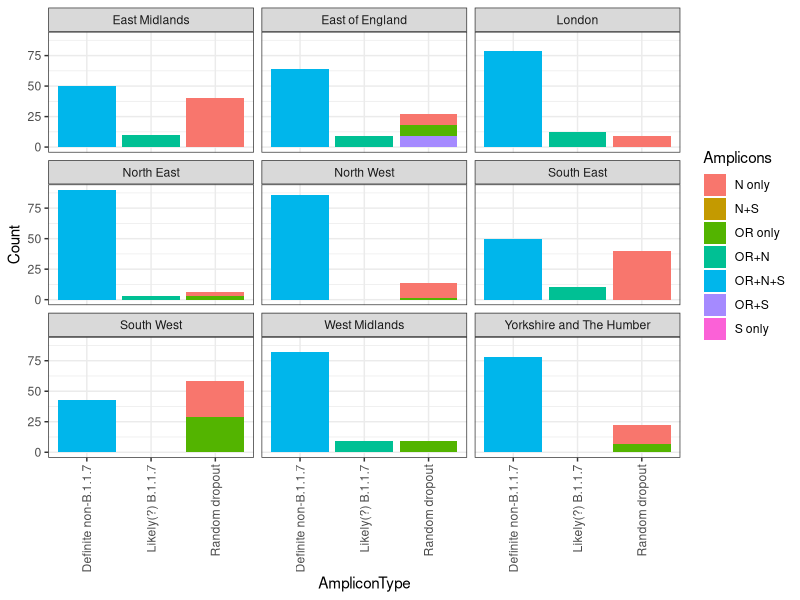
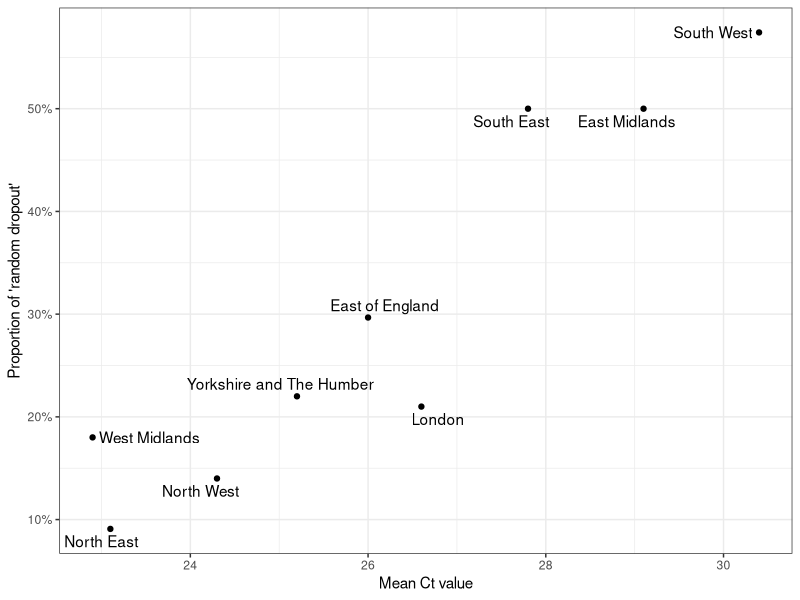
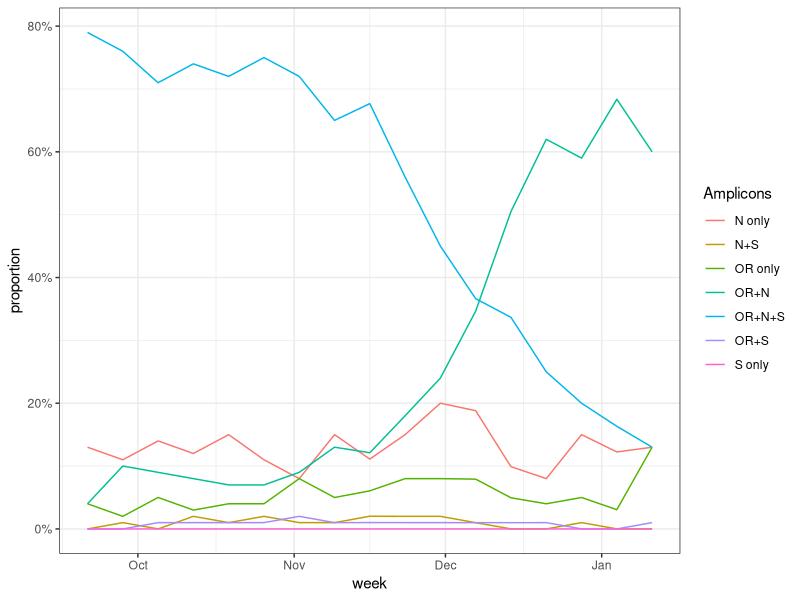
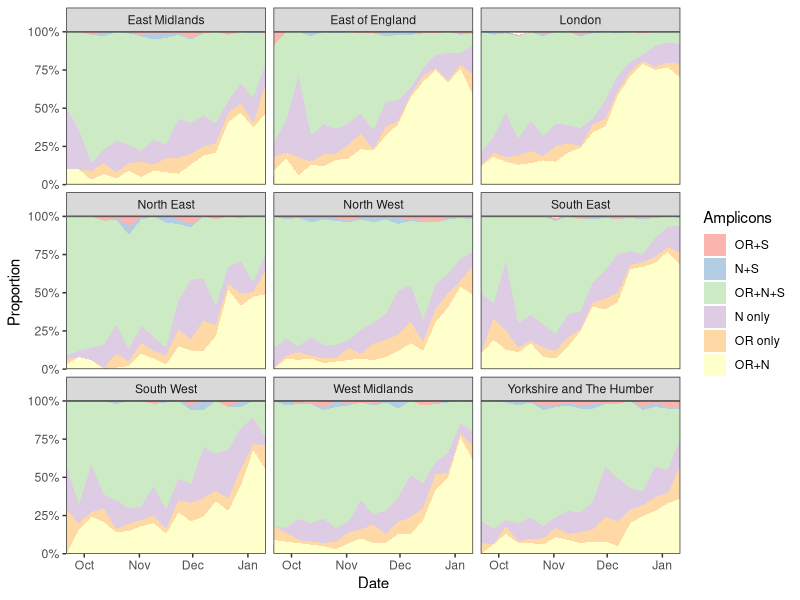
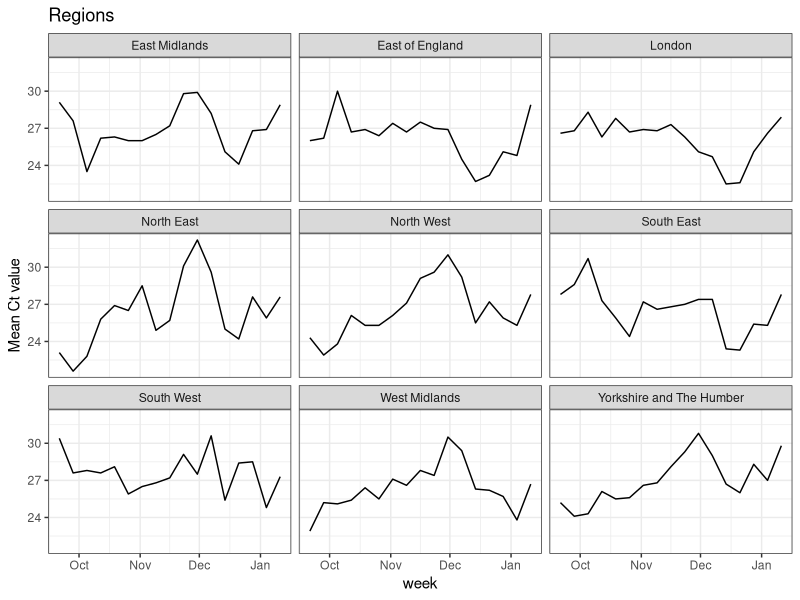
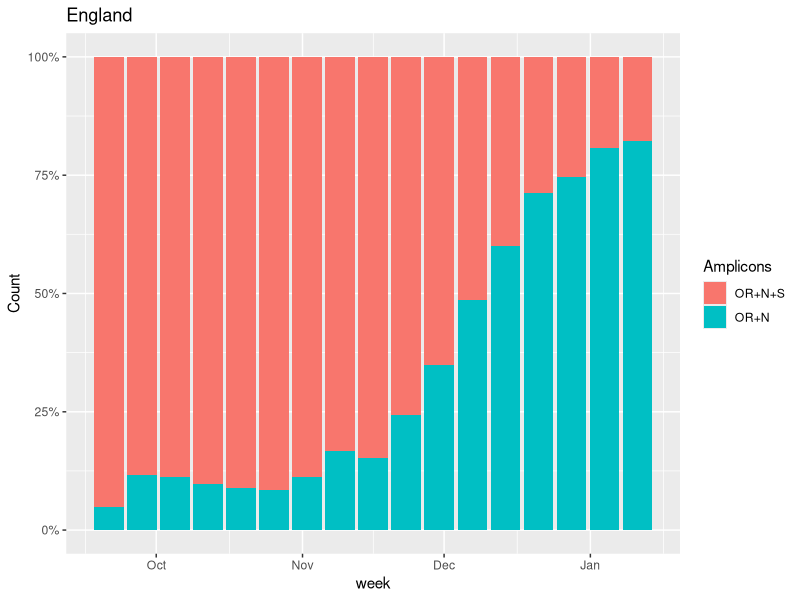
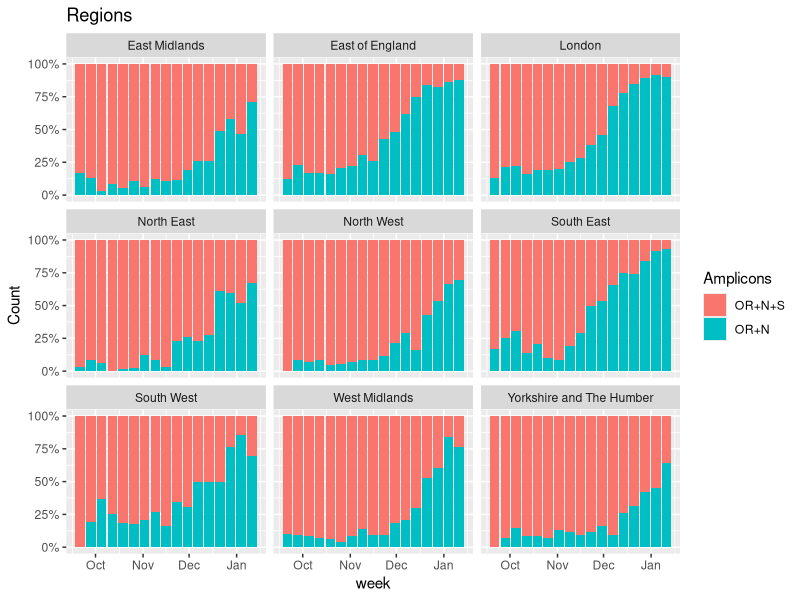
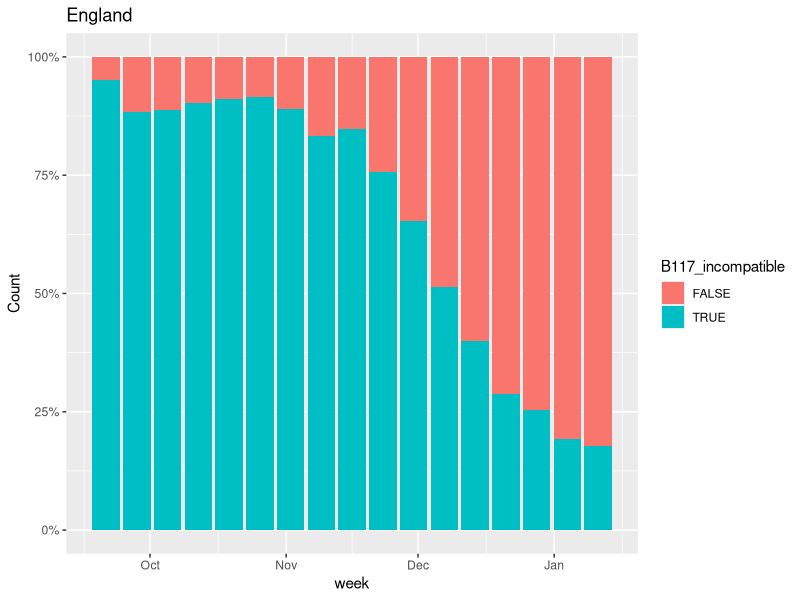

These charts were generated, in order, by the following R code:
## ---- chunk 1
library(ggrepel)
library(tidyverse)
library(lubridate)
data = read_csv("ons_ct.csv") %>% mutate(week=dmy(`Week started`)) %>% select(`N only`, `OR only`, `S only`, `OR+N` ,`OR+S`, `N+S`, `OR+N+S`,`Region`,`RegionType`,week) %>% pivot_longer(c(-week,-Region,-RegionType),names_to="Amplicons",values_to="Count")



data_ct = read_csv("ons_ct.csv") %>% mutate(week=dmy(`Week started`)) %>% select(`week`,`Region`,`RegionType`,contains("Percentile"), `Mean`)


## ---- chunk 2
subset = data %>% filter(week=="2020-09-21") %>% filter(RegionType=="EnglandRegion") %>% mutate(AmpliconType = case_when(
 Amplicons %in% c("N only","N+S","OR only","OR+S","S only") ~ "Random dropout",
  Amplicons == "OR+N+S" ~ "Definite non-B.1.1.7",
  Amplicons == "OR+N" ~ "Likely(?) B.1.1.7"
))
                                                                                                
                                                                                                
ggplot(subset,aes(x=AmpliconType,y=Count,fill=Amplicons))+geom_bar(stat="identity")+facet_wrap(~Region)+theme_bw()+ theme(axis.text.x = element_text(angle = 90, vjust = 0.5, hjust=1))
## ---- chunk 3
# Exclude suspected B.1.1.7 from the data
subset = data %>% filter(week=="2020-09-21") %>% filter(RegionType=="EnglandRegion") %>% filter(Amplicons!="OR+S")

#Calculate the proportion with "no random dropout", then invert to get proportion of "random dropout"
subset =subset %>% group_by(Region) %>% mutate(proportion = Count/sum(Count)) %>% filter(Amplicons=="OR+N+S") %>% mutate(RandomDropout=1-proportion)

subset_cts = data_ct %>% filter(week=="2020-09-21") %>% filter(RegionType=="EnglandRegion")

both <- inner_join(subset,subset_cts) 

ggplot(both,aes(x=Mean,y=RandomDropout,label=Region))+geom_point()+labs(x="Mean Ct value",y="Proportion of 'random dropout'")+geom_text_repel()+theme_bw()+scale_y_continuous(labels=scales::percent)+labs("Relationship between Ct and levels of random dropout in September")
## ---- chunk 4
data = data %>% group_by(Region,week) %>% mutate(proportion = Count/sum(Count)) 

ggplot(data%>% filter(Region=="England"), aes(x=week,y=proportion,color=Amplicons))+geom_line()+theme_bw()+scale_y_continuous(labels=scales::percent)


data$Amplicons = factor(as.character(data$Amplicons),levels = c("S only","OR+S","N+S","OR+N+S","N only","OR only","OR+N"))

p<-ggplot(data%>% filter(Region=="England")%>% filter(Amplicons!="S only"), aes(x=week,y=proportion,fill=Amplicons))+geom_area()+theme_bw()+scale_y_continuous(expand=c(0,0),labels=scales::percent)+scale_fill_brewer(type="qual",palette=4)+labs(x="Date",y="Proportion")+scale_x_date(expand=c(0,0))

ggsave("plot.pdf",width=5,height=3)

## ---- chunk 5
ggplot(data%>% filter(RegionType=="EnglandRegion")%>% filter(Amplicons!="S only"), aes(x=week,y=proportion,fill=Amplicons))+geom_area()+theme_bw()+scale_y_continuous(expand=c(0,0),labels=scales::percent)+scale_fill_brewer(type="qual",palette=4)+labs(x="Date",y="Proportion")+scale_x_date(expand=c(0,0)) +facet_wrap(~Region)

ggsave("plotregion.png",width=7*1.2,height=4*1.2)

## ---- chunk 6
ggplot(data_ct%>% filter(RegionType=="EnglandRegion"),aes(x=week, y=Mean))+geom_line() +labs(title="Regions")+facet_wrap(~Region)+theme_bw()+labs(y="Mean Ct value")

## ---- chunk 7
ggplot(data%>% filter(Region=="England",Amplicons %in% c("OR+N+S","OR+N")),aes(x=week, fill=Amplicons,y=Count))+geom_bar(stat="identity",position="fill")+scale_y_continuous(labels=scales::percent) +labs(title="England")

ggplot(data%>% filter(RegionType=="EnglandRegion",Amplicons %in% c("OR+N+S","OR+N")),aes(x=week, fill=Amplicons,y=Count))+geom_bar(stat="identity",position="fill")+scale_y_continuous(labels=scales::percent) +labs(title="Regions")+facet_wrap(~Region)


## ---- chunk 8
data = data %>% mutate(B117_incompatible = grepl('S',Amplicons))

ggplot(data%>% filter(Region=="England",Amplicons %in% c("OR+N+S","OR+N")),aes(x=week, fill=B117_incompatible,y=Count))+geom_bar(stat="identity",position="fill")+scale_y_continuous(labels=scales::percent) +labs(title="England")

ggplot(data%>% filter(RegionType=="EnglandRegion",Amplicons %in% c("OR+N+S","OR+N")),aes(x=week, fill=B117_incompatible,y=Count))+geom_bar(stat="identity",position="fill")+scale_y_continuous(labels=scales::percent) +labs(title="Regions")+facet_wrap(~Region)


